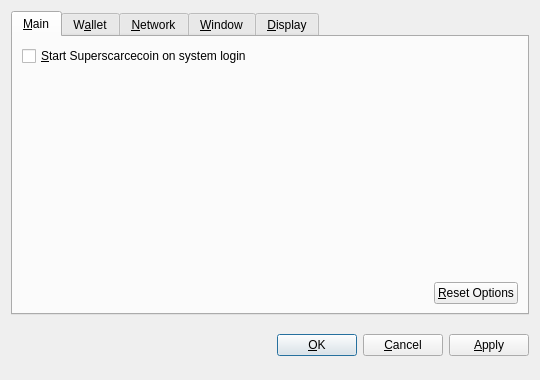
<?xml version="1.0" encoding="UTF-8"?>
<ui version="4.0">
 <class>OptionsDialog</class>
 <widget class="QDialog" name="OptionsDialog">
  <property name="geometry">
   <rect>
    <x>0</x>
    <y>0</y>
    <width>540</width>
    <height>380</height>
   </rect>
  </property>
  <property name="windowTitle">
   <string>Options</string>
  </property>
  <property name="modal">
   <bool>true</bool>
  </property>
  <layout class="QVBoxLayout" name="verticalLayout">
   <item>
    <widget class="QTabWidget" name="tabWidget">
     <property name="tabPosition">
      <enum>QTabWidget::North</enum>
     </property>
     <property name="currentIndex">
      <number>0</number>
     </property>
     <widget class="QWidget" name="tabMain">
      <attribute name="title">
       <string>&amp;Main</string>
      </attribute>
      <layout class="QVBoxLayout" name="verticalLayout_Main">
       <item>
        <widget class="QCheckBox" name="bitcoinAtStartup">
         <property name="toolTip">
          <string>Automatically start Superscarcecoin after logging in to the system.</string>
         </property>
         <property name="text">
          <string>&amp;Start Superscarcecoin on system login</string>
         </property>
        </widget>
       </item>
       <item>
        <spacer name="verticalSpacer_Main">
         <property name="orientation">
          <enum>Qt::Vertical</enum>
         </property>
         <property name="sizeHint" stdset="0">
          <size>
           <width>20</width>
           <height>40</height>
          </size>
         </property>
        </spacer>
       </item>
       <item>
        <layout class="QHBoxLayout" name="horizontalLayout_2_Main">
         <item>
          <spacer name="horizontalSpacer_2_Main">
           <property name="orientation">
            <enum>Qt::Horizontal</enum>
           </property>
           <property name="sizeHint" stdset="0">
            <size>
             <width>40</width>
             <height>20</height>
            </size>
           </property>
          </spacer>
         </item>
         <item>
          <widget class="QPushButton" name="resetButton">
           <property name="toolTip">
            <string>Reset all client options to default.</string>
           </property>
           <property name="text">
            <string>&amp;Reset Options</string>
           </property>
           <property name="autoDefault">
            <bool>false</bool>
           </property>
          </widget>
         </item>
        </layout>
       </item>
      </layout>
     </widget>
     <widget class="QWidget" name="tabWallet">
      <attribute name="title">
       <string>W&amp;allet</string>
      </attribute>
      <layout class="QVBoxLayout" name="verticalLayout_Network">
       <item>
        <widget class="QLabel" name="transactionFeeInfoLabel">
         <property name="text">
          <string>Optional transaction fee per kB that helps make sure your transactions are processed quickly. Most transactions are 1 kB.</string>
         </property>
         <property name="textFormat">
          <enum>Qt::PlainText</enum>
         </property>
         <property name="wordWrap">
          <bool>true</bool>
         </property>
        </widget>
       </item>
       <item>
        <layout class="QHBoxLayout" name="horizontalLayout_1_Main">
         <item>
          <widget class="QLabel" name="transactionFeeLabel">
           <property name="text">
            <string>Pay transaction &amp;fee</string>
           </property>
           <property name="textFormat">
            <enum>Qt::PlainText</enum>
           </property>
           <property name="buddy">
            <cstring>transactionFee</cstring>
           </property>
          </widget>
         </item>
         <item>
          <widget class="BitcoinAmountField" name="transactionFee"/>
         </item>
         <item>
          <spacer name="horizontalSpacer_1_Main">
           <property name="orientation">
            <enum>Qt::Horizontal</enum>
           </property>
           <property name="sizeHint" stdset="0">
            <size>
             <width>40</width>
             <height>20</height>
            </size>
           </property>
          </spacer>
         </item>
        </layout>
       </item>
       <item>
        <widget class="QLabel" name="label">
         <property name="text">
          <string>If you disable the spending of unconfirmed change, the change from a transaction cannot be used until that transaction has at least one confirmation. This also affects how your balance is computed.</string>
         </property>
         <property name="wordWrap">
          <bool>true</bool>
         </property>
        </widget>
       </item>
       <item>
        <widget class="QCheckBox" name="spendZeroConfChange">
         <property name="text">
          <string>Spend unconfirmed change  (experts only)</string>
         </property>
        </widget>
       </item>
       <item>
        <spacer name="verticalSpacer">
         <property name="orientation">
          <enum>Qt::Vertical</enum>
         </property>
         <property name="sizeHint" stdset="0">
          <size>
           <width>20</width>
           <height>40</height>
          </size>
         </property>
        </spacer>
       </item>
      </layout>
     </widget>
     <widget class="QWidget" name="tabNetwork">
      <attribute name="title">
       <string>&amp;Network</string>
      </attribute>
      <layout class="QVBoxLayout" name="verticalLayout_Network">
       <item>
        <widget class="QCheckBox" name="mapPortUpnp">
         <property name="toolTip">
          <string>Automatically open the Superscarcecoin client port on the router. This only works when your router supports UPnP and it is enabled.</string>
         </property>
         <property name="text">
          <string>Map port using &amp;UPnP</string>
         </property>
        </widget>
       </item>
       <item>
        <widget class="QCheckBox" name="connectSocks">
         <property name="toolTip">
          <string>Connect to the Superscarcecoin network through a SOCKS proxy (e.g. when connecting through Tor).</string>
         </property>
         <property name="text">
          <string>&amp;Connect through SOCKS proxy:</string>
         </property>
        </widget>
       </item>
       <item>
        <layout class="QHBoxLayout" name="horizontalLayout_Network">
         <item>
          <widget class="QLabel" name="proxyIpLabel">
           <property name="text">
            <string>Proxy &amp;IP:</string>
           </property>
           <property name="textFormat">
            <enum>Qt::PlainText</enum>
           </property>
           <property name="buddy">
            <cstring>proxyIp</cstring>
           </property>
          </widget>
         </item>
         <item>
          <widget class="QValidatedLineEdit" name="proxyIp">
           <property name="maximumSize">
            <size>
             <width>140</width>
             <height>16777215</height>
            </size>
           </property>
           <property name="toolTip">
            <string>IP address of the proxy (e.g. 127.0.0.1)</string>
           </property>
          </widget>
         </item>
         <item>
          <widget class="QLabel" name="proxyPortLabel">
           <property name="text">
            <string>&amp;Port:</string>
           </property>
           <property name="textFormat">
            <enum>Qt::PlainText</enum>
           </property>
           <property name="buddy">
            <cstring>proxyPort</cstring>
           </property>
          </widget>
         </item>
         <item>
          <widget class="QLineEdit" name="proxyPort">
           <property name="maximumSize">
            <size>
             <width>55</width>
             <height>16777215</height>
            </size>
           </property>
           <property name="toolTip">
            <string>Port of the proxy (e.g. 9050)</string>
           </property>
          </widget>
         </item>
         <item>
          <widget class="QLabel" name="socksVersionLabel">
           <property name="text">
            <string>SOCKS &amp;Version:</string>
           </property>
           <property name="textFormat">
            <enum>Qt::PlainText</enum>
           </property>
           <property name="buddy">
            <cstring>socksVersion</cstring>
           </property>
          </widget>
         </item>
         <item>
          <widget class="QValueComboBox" name="socksVersion">
           <property name="toolTip">
            <string>SOCKS version of the proxy (e.g. 5)</string>
           </property>
          </widget>
         </item>
         <item>
          <spacer name="horizontalSpacer_Network">
           <property name="orientation">
            <enum>Qt::Horizontal</enum>
           </property>
           <property name="sizeHint" stdset="0">
            <size>
             <width>40</width>
             <height>20</height>
            </size>
           </property>
          </spacer>
         </item>
        </layout>
       </item>
       <item>
        <spacer name="verticalSpacer_Network">
         <property name="orientation">
          <enum>Qt::Vertical</enum>
         </property>
         <property name="sizeHint" stdset="0">
          <size>
           <width>20</width>
           <height>40</height>
          </size>
         </property>
        </spacer>
       </item>
      </layout>
     </widget>
     <widget class="QWidget" name="tabWindow">
      <attribute name="title">
       <string>&amp;Window</string>
      </attribute>
      <layout class="QVBoxLayout" name="verticalLayout_Window">
       <item>
        <widget class="QCheckBox" name="minimizeToTray">
         <property name="toolTip">
          <string>Show only a tray icon after minimizing the window.</string>
         </property>
         <property name="text">
          <string>&amp;Minimize to the tray instead of the taskbar</string>
         </property>
        </widget>
       </item>
       <item>
        <widget class="QCheckBox" name="minimizeOnClose">
         <property name="toolTip">
          <string>Minimize instead of exit the application when the window is closed. When this option is enabled, the application will be closed only after selecting Quit in the menu.</string>
         </property>
         <property name="text">
          <string>M&amp;inimize on close</string>
         </property>
        </widget>
       </item>
       <item>
        <spacer name="verticalSpacer_Window">
         <property name="orientation">
          <enum>Qt::Vertical</enum>
         </property>
         <property name="sizeHint" stdset="0">
          <size>
           <width>20</width>
           <height>40</height>
          </size>
         </property>
        </spacer>
       </item>
      </layout>
     </widget>
     <widget class="QWidget" name="tabDisplay">
      <attribute name="title">
       <string>&amp;Display</string>
      </attribute>
      <layout class="QVBoxLayout" name="verticalLayout_Display">
       <item>
        <layout class="QHBoxLayout" name="horizontalLayout_1_Display">
         <item>
          <widget class="QLabel" name="langLabel">
           <property name="text">
            <string>User Interface &amp;language:</string>
           </property>
           <property name="textFormat">
            <enum>Qt::PlainText</enum>
           </property>
           <property name="buddy">
            <cstring>lang</cstring>
           </property>
          </widget>
         </item>
         <item>
          <widget class="QValueComboBox" name="lang">
           <property name="toolTip">
            <string>The user interface language can be set here. This setting will take effect after restarting Superscarcecoin.</string>
           </property>
          </widget>
         </item>
        </layout>
       </item>
       <item>
        <layout class="QHBoxLayout" name="horizontalLayout_2_Display">
         <item>
          <widget class="QLabel" name="unitLabel">
           <property name="text">
            <string>&amp;Unit to show amounts in:</string>
           </property>
           <property name="textFormat">
            <enum>Qt::PlainText</enum>
           </property>
           <property name="buddy">
            <cstring>unit</cstring>
           </property>
          </widget>
         </item>
         <item>
          <widget class="QValueComboBox" name="unit">
           <property name="toolTip">
            <string>Choose the default subdivision unit to show in the interface and when sending coins.</string>
           </property>
          </widget>
         </item>
        </layout>
       </item>
       <item>
        <widget class="QCheckBox" name="displayAddresses">
         <property name="toolTip">
          <string>Whether to show Superscarcecoin addresses in the transaction list or not.</string>
         </property>
         <property name="text">
          <string>&amp;Display addresses in transaction list</string>
         </property>
        </widget>
       </item>
       <item>
        <widget class="QCheckBox" name="coinControlFeatures">
         <property name="toolTip">
          <string>Whether to show coin control features or not.</string>
         </property>
         <property name="text">
          <string>Display coin &amp;control features (experts only!)</string>
         </property>
        </widget>
       </item>
       <item>
        <spacer name="verticalSpacer_Display">
         <property name="orientation">
          <enum>Qt::Vertical</enum>
         </property>
         <property name="sizeHint" stdset="0">
          <size>
           <width>20</width>
           <height>40</height>
          </size>
         </property>
        </spacer>
       </item>
      </layout>
     </widget>
    </widget>
   </item>
   <item>
    <layout class="QHBoxLayout" name="horizontalLayout_Buttons">
     <item>
      <spacer name="horizontalSpacer_1">
       <property name="orientation">
        <enum>Qt::Horizontal</enum>
       </property>
       <property name="sizeHint" stdset="0">
        <size>
         <width>40</width>
         <height>48</height>
        </size>
       </property>
      </spacer>
     </item>
     <item>
      <widget class="QLabel" name="statusLabel">
       <property name="font">
        <font>
         <weight>75</weight>
         <bold>true</bold>
        </font>
       </property>
       <property name="text">
        <string/>
       </property>
       <property name="textFormat">
        <enum>Qt::PlainText</enum>
       </property>
       <property name="wordWrap">
        <bool>true</bool>
       </property>
      </widget>
     </item>
     <item>
      <spacer name="horizontalSpacer_2">
       <property name="orientation">
        <enum>Qt::Horizontal</enum>
       </property>
       <property name="sizeHint" stdset="0">
        <size>
         <width>40</width>
         <height>48</height>
        </size>
       </property>
      </spacer>
     </item>
     <item>
      <widget class="QPushButton" name="okButton">
       <property name="text">
        <string>&amp;OK</string>
       </property>
      </widget>
     </item>
     <item>
      <widget class="QPushButton" name="cancelButton">
       <property name="text">
        <string>&amp;Cancel</string>
       </property>
       <property name="autoDefault">
        <bool>false</bool>
       </property>
      </widget>
     </item>
     <item>
      <widget class="QPushButton" name="applyButton">
       <property name="text">
        <string>&amp;Apply</string>
       </property>
       <property name="autoDefault">
        <bool>false</bool>
       </property>
      </widget>
     </item>
    </layout>
   </item>
  </layout>
 </widget>
 <customwidgets>
  <customwidget>
   <class>BitcoinAmountField</class>
   <extends>QSpinBox</extends>
   <header>bitcoinamountfield.h</header>
  </customwidget>
  <customwidget>
   <class>QValueComboBox</class>
   <extends>QComboBox</extends>
   <header>qvaluecombobox.h</header>
  </customwidget>
  <customwidget>
   <class>QValidatedLineEdit</class>
   <extends>QLineEdit</extends>
   <header>qvalidatedlineedit.h</header>
  </customwidget>
 </customwidgets>
 <resources/>
 <connections/>
</ui>
